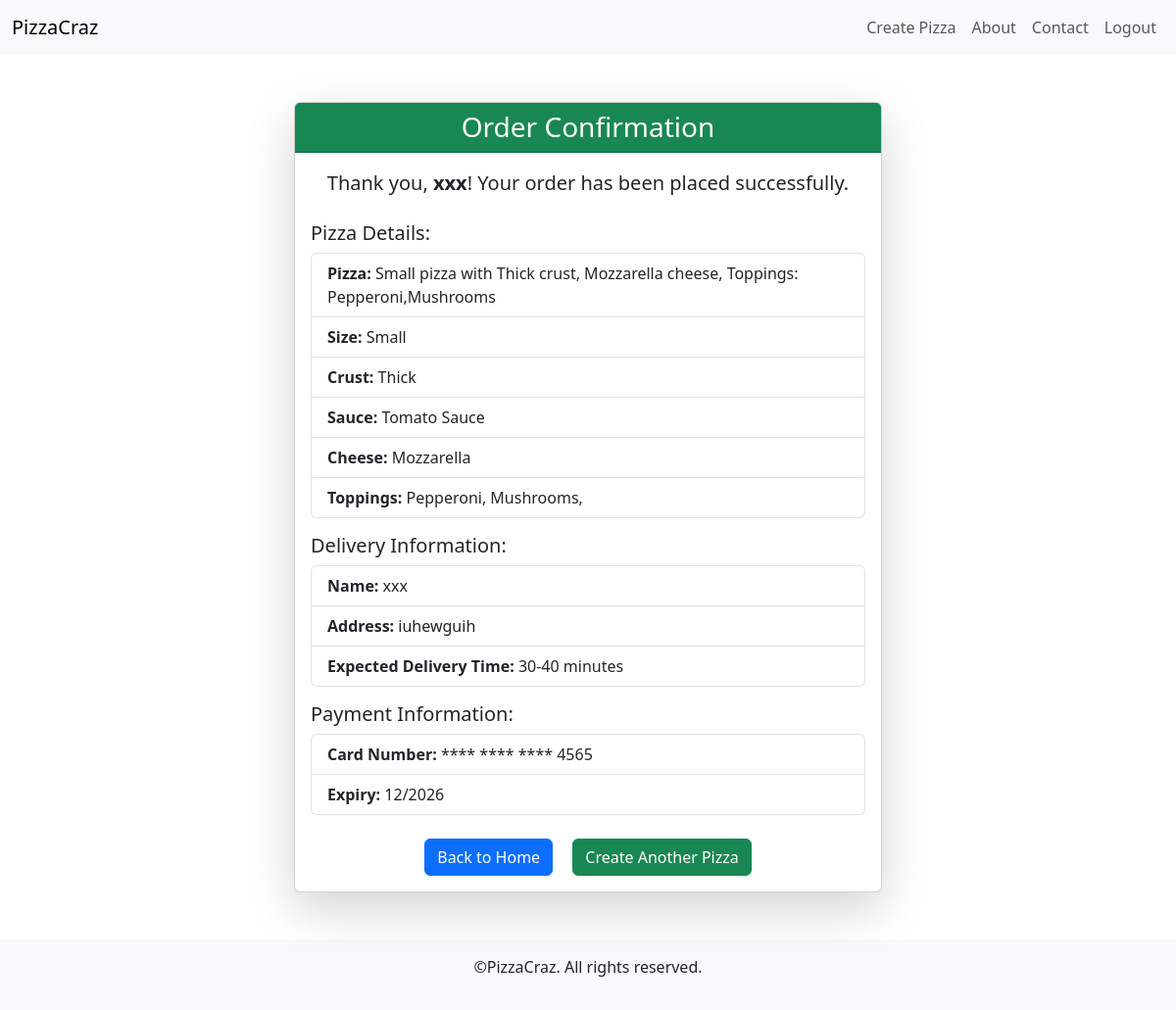
The page /order_confirmation/1 (signed in) on the database its author committed.
### Pizz/models.py (models this page shows, shortened)
class Order(models.Model):
    user = models.ForeignKey(User, on_delete=models.CASCADE)
    pizza = models.ForeignKey(Pizza, on_delete=models.CASCADE)
    name = models.CharField(max_length=100)
    address = models.TextField()
    card_number = models.CharField(max_length=16, validators=[MinLengthValidator(16)])
    card_expiry_month = models.CharField(max_length=2, validators=[MinLengthValidator(2)])  # MM format
    card_expiry_year = models.CharField(max_length=4, validators=[MinLengthValidator(4)])  # YYYY format
    card_cvv = models.CharField(max_length=3, validators=[MinLengthValidator(3)])
    order_date = models.DateTimeField(auto_now_add=True)

class Pizza(models.Model):
    user = models.ForeignKey(User, on_delete=models.CASCADE)
    size = models.ForeignKey("PizzaSize", on_delete=models.PROTECT)
    crust = models.ForeignKey("PizzaCrust", on_delete=models.PROTECT)
    sauce = models.ForeignKey("PizzaSauce", on_delete=models.PROTECT)
    cheese = models.ForeignKey("PizzaCheese", on_delete=models.PROTECT)
    pepperoni = models.BooleanField(default=False)
    chicken = models.BooleanField(default=False)
    ham = models.BooleanField(default=False)
    pineapple = models.BooleanField(default=False)
    peppers = models.BooleanField(default=False)
    mushrooms = models.BooleanField(default=False)
    onions = models.BooleanField(default=False)
    created_at = models.DateTimeField(auto_now_add=True)
    def __str__(self):
        topping_fields = ['pepperoni', 'chicken', 'ham', 'pineapple', 'peppers', 'mushrooms', 'onions']
        topping_selected = [topping.capitalize() for topping in topping_fields if getattr(self, topping)]
        toppings_str = (",").join(topping_selected) if topping_selected else "No toppings"
        return f"{self.size} pizza with {self.crust} crust, {self.cheese} cheese, Toppings: {toppings_str}"

class PizzaSize(models.Model):
    name = models.CharField(max_length=50, unique=True)
    def __str__(self):
        return self.name

class PizzaCrust(models.Model):
    name = models.CharField(max_length=50, unique=True)
    def __str__(self):
        return self.name

class PizzaCheese(models.Model):
    name = models.CharField(max_length=50, unique=True)
    def __str__(self):
        return self.name

class PizzaSauce(models.Model):
    name = models.CharField(max_length=50, unique=True)
    def __str__(self):
        return self.name

### Pizz/views.py (the view)
# urls.py: path("order_confirmation/<int:order_id>", views.order_confirmation, name="order_confirmation")
@login_required
def order_confirmation(request, order_id):
    order = Order.objects.get(id=order_id)
    return render(request, "order_confirmation.html", {"order" : order})

### Pizz/templates/order_confirmation.html (shortened to what this page needs)
{% extends 'base.html' %}
{% load static %}
{% block content %}
<div class="container mt-5 d-flex justify-content-center">
    <div class="card shadow-lg" style="max-width: 600px; width: 100%;">
        <div class="card-header bg-success text-white text-center">
            <h3 class="mb-0">Order Confirmation</h3>
        </div>
        <div class="card-body">
            <p class="text-center fs-5 mb-4">Thank you, <strong>{{ order.name }}</strong>! Your order has been placed successfully.</p>
            <div class="mb-3">
                <h5 class="mb-2">Pizza Details:</h5>
                <ul class="list-group">
                    <li class="list-group-item"><strong>Pizza:</strong> {{ order.pizza }}</li>
                    <li class="list-group-item"><strong>Size:</strong> {{ order.pizza.size }}</li>
                    <li class="list-group-item"><strong>Crust:</strong> {{ order.pizza.crust }}</li>
                    <li class="list-group-item"><strong>Sauce:</strong> {{ order.pizza.sauce }}</li>
                    <li class="list-group-item"><strong>Cheese:</strong> {{ order.pizza.cheese }}</li>
                    <li class="list-group-item"><strong>Toppings:</strong>
                        {% with toppings=order.pizza %}
                                {% if toppings.pepperoni %}Pepperoni, {% endif %}
                                {% if toppings.mushrooms %}Mushrooms, {% endif %}
                            {% endwith %}
                    </li>
                </ul>
            </div>
            <div class="mb-3">
                <h5 class="mb-2">Delivery Information:</h5>
                <ul class="list-group">
                    <li class="list-group-item"><strong>Name:</strong> {{ order.name }}</li>
                    <li class="list-group-item"><strong>Address:</strong> {{ order.address }}</li>
                    <li class="list-group-item"><strong>Expected Delivery Time:</strong> 30-40 minutes</li>
                </ul>
            </div>
            <div class="mb-4">
                <h5 class="mb-2">Payment Information:</h5>
                <ul class="list-group">
                    <li class="list-group-item"><strong>Card Number:</strong> **** **** **** {{ order.card_number|slice:"-4:" }}</li>
                    <li class="list-group-item"><strong>Expiry:</strong> {{ order.card_expiry_month }}/{{ order.card_expiry_year }}</li>
                </ul>
            </div>
            <div class="text-center">
                <a href="{% url 'home' %}" class="btn btn-primary me-3">Back to Home</a>
                <a href="{% url 'create_pizza' %}" class="btn btn-success">Create Another Pizza</a>
            </div>
        </div>
    </div>
</div>
{% endblock %}

### rows shown on the page
Order: name "xxx", pizza "Small pizza with Thick crust, Mozzarella cheese, Toppings: Pepperoni,Mushrooms", pizza.size "Small", pizza.crust "Thick", pizza.sauce "Tomato Sauce", pizza.cheese "Mozzarella", address "iuhewguih", card_number "4565", card_expiry_month "12", card_expiry_year "2026"
